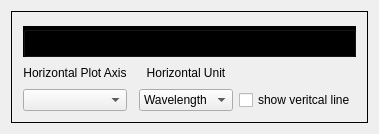
     <widget class="QWidget" name="tab_1">
      <attribute name="title">
       <string>Spectral Mode</string>
      </attribute>
      <layout class="QGridLayout" name="gridLayout_3">
       <item row="1" column="1">
        <widget class="QGroupBox" name="groupBox_2">
         <property name="styleSheet">
          <string notr="true">QGroupBox#groupBox_2{border:1px solid black; margin-top:0.5em}
QGroupBox#groupBox_2::title{subcontrol-origin: margin; subcontrol-position: top center}</string>
         </property>
         <property name="title">
          <string/>
         </property>
         <layout class="QGridLayout" name="gridLayout_5">
          <item row="2" column="3">
           <spacer name="horizontalSpacer_2">
            <property name="orientation">
             <enum>Qt::Horizontal</enum>
            </property>
            <property name="sizeHint" stdset="0">
             <size>
              <width>40</width>
              <height>20</height>
             </size>
            </property>
           </spacer>
          </item>
          <item row="2" column="2">
           <widget class="QLabel" name="label_3">
            <property name="font">
             <font>
              <weight>50</weight>
              <bold>false</bold>
             </font>
            </property>
            <property name="text">
             <string>Horizontal Unit</string>
            </property>
            <property name="alignment">
             <set>Qt::AlignCenter</set>
            </property>
           </widget>
          </item>
          <item row="2" column="0">
           <widget class="QLabel" name="label_2">
            <property name="font">
             <font>
              <weight>50</weight>
              <bold>false</bold>
             </font>
            </property>
            <property name="text">
             <string>Horizontal Plot Axis</string>
            </property>
            <property name="alignment">
             <set>Qt::AlignCenter</set>
            </property>
           </widget>
          </item>
          <item row="3" column="0">
           <widget class="QComboBox" name="wl_calib_comboBox">
            <property name="font">
             <font>
              <weight>50</weight>
              <bold>false</bold>
             </font>
            </property>
           </widget>
          </item>
          <item row="3" column="3">
           <widget class="QCheckBox" name="show_spec_line_checkBox">
            <property name="font">
             <font>
              <weight>50</weight>
              <bold>false</bold>
             </font>
            </property>
            <property name="text">
             <string>show veritcal line</string>
            </property>
           </widget>
          </item>
          <item row="3" column="2">
           <widget class="QComboBox" name="Wavelength_Energy_Combobox">
            <property name="font">
             <font>
              <weight>50</weight>
              <bold>false</bold>
             </font>
            </property>
            <property name="editable">
             <bool>false</bool>
            </property>
            <item>
             <property name="text">
              <string>Wavelength</string>
             </property>
            </item>
            <item>
             <property name="text">
              <string>Energy</string>
             </property>
            </item>
           </widget>
          </item>
          <item row="0" column="0" colspan="4">
           <widget class="QGroupBox" name="plot_groupBox">
            <property name="sizePolicy">
             <sizepolicy hsizetype="Preferred" vsizetype="Preferred">
              <horstretch>0</horstretch>
              <verstretch>0</verstretch>
             </sizepolicy>
            </property>
            <property name="styleSheet">
             <string notr="true">QGroupBox#plot_groupBox{border:0p;background:  black}</string>
            </property>
            <property name="title">
             <string/>
            </property>
            <property name="flat">
             <bool>true</bool>
            </property>
            <layout class="QVBoxLayout" name="verticalLayout"/>
           </widget>
          </item>
         </layout>
        </widget>
       </item>
      </layout>
     </widget>
